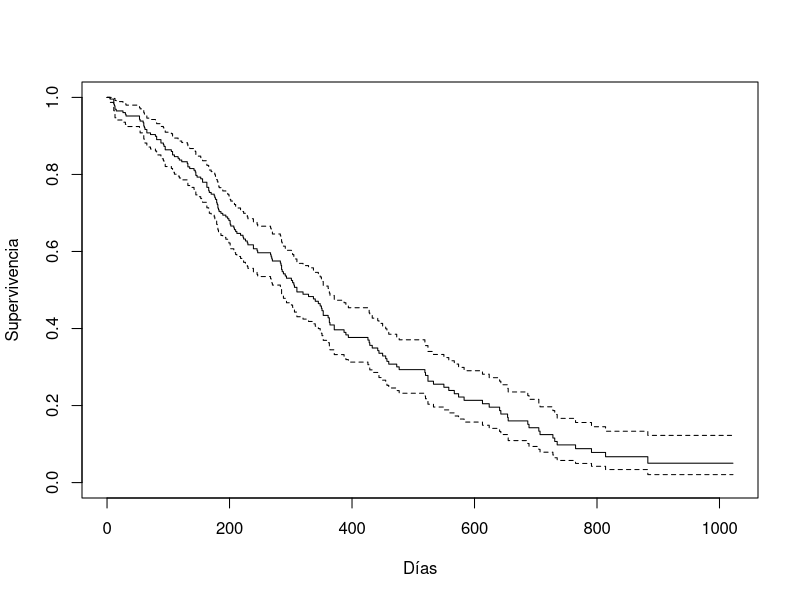
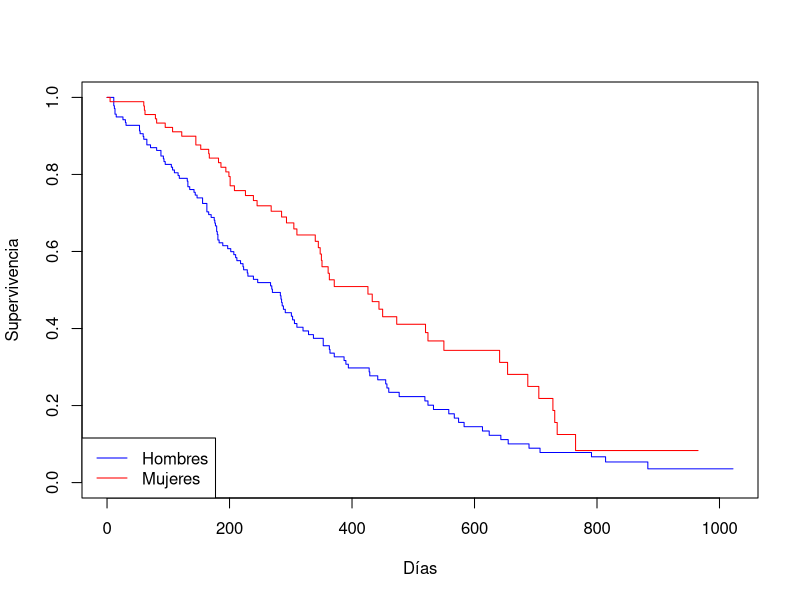

Write R code to recreate these figures, in order.
## ---- chunk 1
    library(survival)
    data(lung)
    head(lung)
## ---- chunk 2
    lung$status2 <- ifelse(lung$status == 2, 1, 0)
## ---- chunk 3
    surv_obj <- Surv(time = lung$time, event = lung$status2)
## ---- chunk 4
    km_all <- survfit(surv_obj ~ 1)
    km_sex <- survfit(surv_obj ~ sex, data = lung)
## ---- chunk 5
    plot(km_all, xlab = "Días", ylab = "Supervivencia")
    plot(km_sex, col = c("blue", "red"), xlab = "Días", ylab = "Supervivencia")
    legend("bottomleft", legend = c("Hombres", "Mujeres"), col = c("blue", "red"), lty = 1)
## ---- chunk 6
    survdiff(Surv(time, status2) ~ sex, data = lung)
